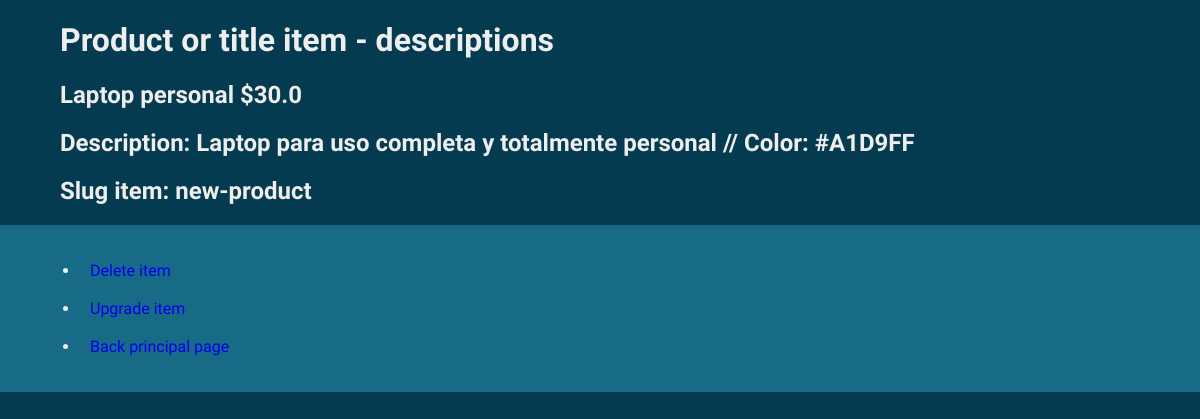
/detail-view/1, run on an earlier commit of the app's database.
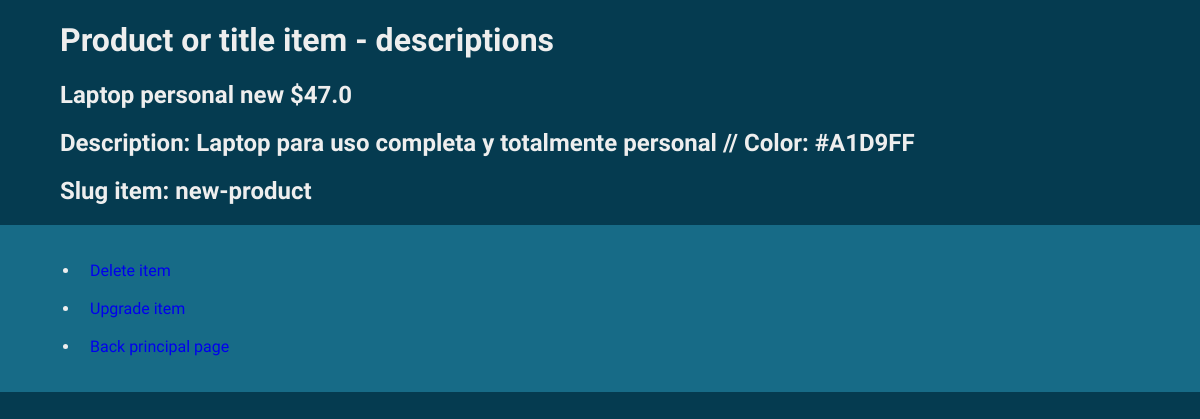
And on a later commit of the database.
### dear_app/models.py (models this page shows, shortened)
class Product(models.Model):
    title = models.TextField(max_length=100, default='Prducto nuevo')# title product
    price = models.FloatField(default=100) # price product
    description = models.CharField(max_length=100,default='On sale') # description product
    color = ColorField(null = True) # color product
    slug = models.SlugField(db_index=True, blank = True,default='new-product') # slug product

### dear_app/views.py (the view)
# urls.py: path('detail-view/<int:product_id>', detail_view, name='detail_view'), # detail instance page
def detail_view(request,product_id):
    instance = get_object_or_404(Product, id=product_id)
    context = {
        'product': instance
    }
    return render(request, 'pages/detail_view.html',context)

### dear_app/templates/pages/detail_view.html (shortened to what this page needs)
{% load static %}
<!DOCTYPE html>
<html lang="en">
<head>
    <link rel='stylesheet' href="{% static 'dear_app/third detail.css' %}">
</head>
<body>
    <h1>Product or title item - descriptions</h1>
    <h2>{{product.title}} ${{product.price}}</h2>
    <h2>Description: {{product.description}} // Color: {{product.color}}</h2>
    <h2>Slug item: {{product.slug}}</h2>
    <nav>
        <ul>
            <li><a href='/delete-view/{{product.id}}'>Delete item</a> <br><br></li>
            <li><a href='/update-view/{{product.id}}'>Upgrade item</a> <br><br></li>
            <li><a href='/list-view/'>Back principal page</a> <br></li>
        </ul>
    </nav>
</body>
</html>

### dear_app/static/dear_app/third detail.css (style rules this page uses)
*,*:before,*:after { box-sizing: border-box; }
body,html { height: 100%; }
body { padding: 0; margin: 0; font-family: 'Playpen Sans', cursive; background-color: rgb(5, 59, 80); color: rgb(238, 238, 238); }
h1,h2 { margin-left: 60px; }
nav { background-color: rgb(23, 107, 135); width: 100%; padding: 20px 40px; }
a { text-decoration: none; margin-left: 10px; }

What changed in the data, as far as the page shows it:
changed Product "Laptop para uso completa y totalmente personal": title "Laptop personal" → "Laptop personal new"; price "30.0" → "47.0"
